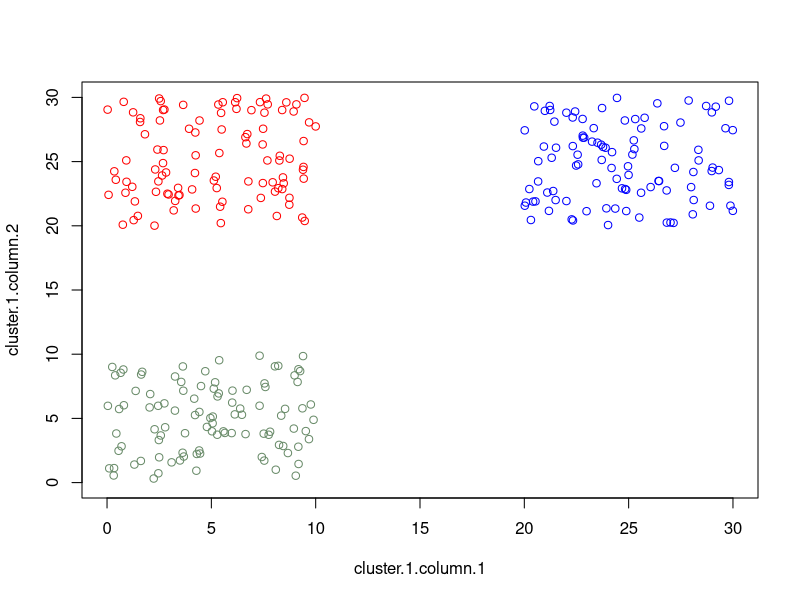

Here is the R script that generated this plot: (Note: this script raises an error after producing the figure.)
#Test1:
#Test whether K-means can create a good partition for 2-d spherical data

#create a data set that contains 3 spherical 2-d clusters
#cluster 1 
cluster.1.column.1 <- runif(100, 20, 30)
cluster.1.column.2 <- runif(100, 20, 30)
#cluster 2 
cluster.2.column.1 <- runif(100, 0, 10)
cluster.2.column.2 <- runif(100, 20, 30)
#cluster 3 
cluster.3.column.1 <- runif(100, 0, 10)
cluster.3.column.2 <- runif(100, 0, 10)

#plot data points to visualize the clusters
plot(cluster.1.column.1,cluster.1.column.2, col = "blue", xlim=c(0,30), 
     ylim=c(0,30))
points(cluster.2.column.1,cluster.2.column.2, col = "red")
points(cluster.3.column.1,cluster.3.column.2, col = "darkseagreen4")

#Combine clusters into one dataframe, randomize
column.1 <- c(cluster.1.column.1, cluster.2.column.1, cluster.3.column.1)
column.2 <- c(cluster.1.column.2, cluster.2.column.2, cluster.3.column.2)
test.df.1 <- cbind(column.1,column.2)
test.df.1.random <- test.df.1[sample(nrow(test.df.1)),] 


#run k-means function and display results
#centroids should be approximately (5,5), (5,25), and (25,25)
#because centroids are initialized randomly, results may not be as expected
test.1.results <- k.means.implementation(test.df.1.random, 3, .01)
test.1.results

#Test2:
#Test whether K-means can create a good partition for 5-d spherical data

#create a data set that contains 4 spherical 6-d clusters
#cluster 1 
cluster.1.column.1 <- runif(100, 20, 30)
cluster.1.column.2 <- runif(100, 20, 30)
cluster.1.column.3 <- runif(100, 20, 30)
cluster.1.column.4 <- runif(100, 20, 30)
cluster.1.column.5 <- runif(100, 20, 30)
cluster.1.column.6 <- runif(100, 20, 30)
#cluster 2 
cluster.2.column.1 <- runif(100, 0, 10)
cluster.2.column.2 <- runif(100, 0, 10)
cluster.2.column.3 <- runif(100, 0, 10)
cluster.2.column.4 <- runif(100, 20, 30)
cluster.2.column.5 <- runif(100, 20, 30)
cluster.2.column.6 <- runif(100, 20, 30)
#cluster 3 
cluster.3.column.1 <- runif(100, 0, 10)
cluster.3.column.2 <- runif(100, 0, 10)
cluster.3.column.3 <- runif(100, 0, 10)
cluster.3.column.4 <- runif(100, 0, 10)
cluster.3.column.5 <- runif(100, 0, 10)
cluster.3.column.6 <- runif(100, 0, 10)
#cluster 4 
cluster.4.column.1 <- runif(100, 20, 30)
cluster.4.column.2 <- runif(100, 0, 10)
cluster.4.column.3 <- runif(100, 20, 30)
cluster.4.column.4 <- runif(100, 0, 10)
cluster.4.column.5 <- runif(100, 20, 30)
cluster.4.column.6 <- runif(100, 0, 10)

#Combine clusters into one dataframe, randomize
column.1 <- c(cluster.1.column.1, cluster.2.column.1, cluster.3.column.1,
              cluster.4.column.1)
column.2 <- c(cluster.1.column.2, cluster.2.column.2, cluster.3.column.2,
              cluster.4.column.2)
column.3 <- c(cluster.1.column.3, cluster.2.column.3, cluster.3.column.3,
              cluster.4.column.3)
column.4 <- c(cluster.1.column.4, cluster.2.column.4, cluster.3.column.4,
              cluster.4.column.4)
column.5 <- c(cluster.1.column.5, cluster.2.column.5, cluster.3.column.5,
              cluster.4.column.5)
column.6 <- c(cluster.1.column.6, cluster.2.column.6, cluster.3.column.6,
              cluster.4.column.6)
test.df.2 <- cbind(column.1, column.2, column.3, column.4, column.5, column.6)
test.df.2.random <- test.df.2[sample(nrow(test.df.2)),] 

#run k-means function and display results
#centroids should be approximately (25,25,25,25,25,25), (5,5,5,25,25,25)
#(5,5,5,5,5,5) and (25,5,25,5,25,5)
test.2.results <- k.means.implementation(test.df.2.random, 4, .01)
test.2.results
